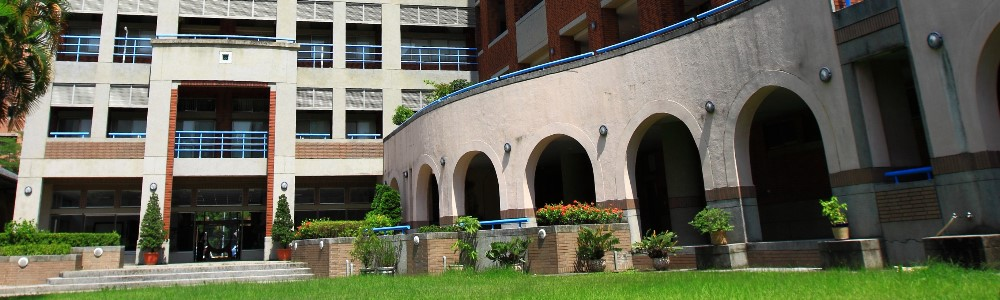
#> input picture photomosaic_complete/myapp/templates/p_01.jpg, 1000 x 300 px
$ python mosaic.py templates/p_01.jpg templates/p_01.jpg   (older library calls are emulated)
#> lines starting #> are read from the running program, lines starting #| are printed output that depends on the picture
import sys
import os
from PIL import Image, ImageOps
from multiprocessing import Process, Queue, cpu_count

Image.MAX_IMAGE_PIXELS = None
# Change these 3 config parameters to suit your needs...
TILE_SIZE      = 50		# height/width of mosaic tiles in pixels
TILE_MATCH_RES = 5		# tile matching resolution (higher values give better fit but require more processing)
ENLARGEMENT    = 8		# the mosaic image will be this many times wider and taller than the original

TILE_BLOCK_SIZE = TILE_SIZE / max(min(TILE_MATCH_RES, TILE_SIZE), 1)
WORKER_COUNT = max(cpu_count() - 1, 1)
OUT_FILE = 'static/images/mosaic.jpeg'
EOQ_VALUE = None

class TileProcessor:
	def __init__(self, tiles_directory):
		self.tiles_directory = tiles_directory

	# [19 lines left out: function __process_tile, not called in this run]

	def get_tiles(self):
		large_tiles = []
		small_tiles = []

		print('Reading tiles from {}...'.format(self.tiles_directory))

		# search the tiles directory recursively
		for root, subFolders, files in os.walk(self.tiles_directory):
			for tile_name in files:
				print('Reading {:40.40}'.format(tile_name), flush=True, end='\r')
				tile_path = os.path.join(root, tile_name)
				large_tile, small_tile = self.__process_tile(tile_path)
				if large_tile:
					large_tiles.append(large_tile)
					small_tiles.append(small_tile)


		print('Processed {} tiles.'.format(len(large_tiles)))

		return (large_tiles, small_tiles)

class TargetImage:
	def __init__(self, image_path):
		self.image_path = image_path

	def get_data(self):
		print('Processing main image...')
		img = Image.open(self.image_path)
#> img is the input picture: PIL image 1000x300 RGB; mean R, G, B 101.4, 103.2, 86.5
		w = img.size[0] * ENLARGEMENT
#> w = 8000
		h = img.size[1]	* ENLARGEMENT
#> h = 2400
		large_img = img.resize((w, h), Image.ANTIALIAS)
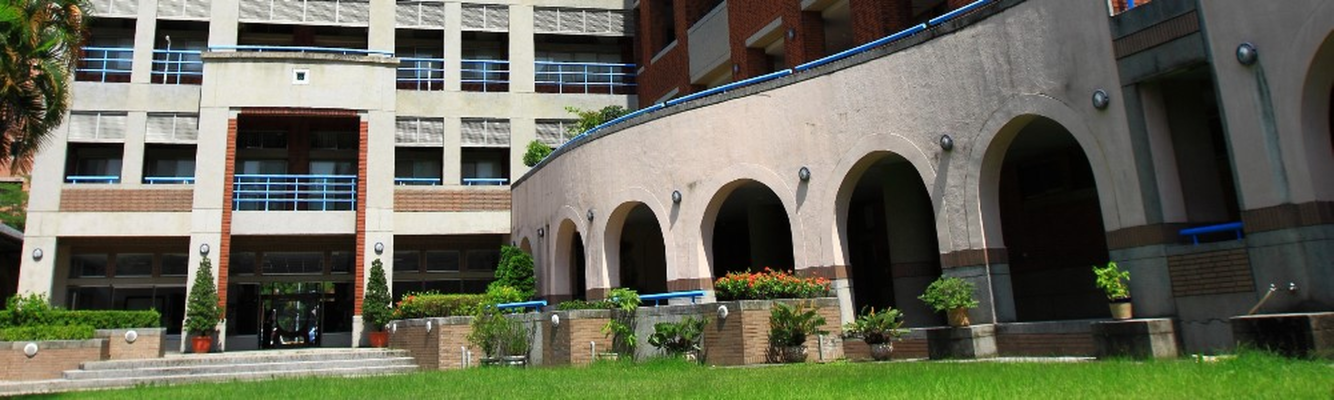
#> large_img: PIL image 8000x2400 RGB (shown at 1/6 size); mean R, G, B 101.4, 103.2, 86.5
		w_diff = (w % TILE_SIZE)/2
#> w_diff = 0
		h_diff = (h % TILE_SIZE)/2
#> h_diff = 0

		# if necessary, crop the image slightly so we use a whole number of tiles horizontally and vertically
		if w_diff or h_diff:
			large_img = large_img.crop((w_diff, h_diff, w - w_diff, h - h_diff))

		small_img = large_img.resize((int(w/TILE_BLOCK_SIZE), int(h/TILE_BLOCK_SIZE)), Image.ANTIALIAS)
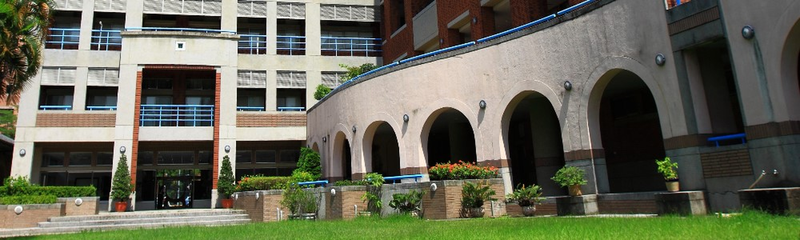
#> small_img: PIL image 800x240 RGB; mean R, G, B 101.4, 103.2, 86.5

		image_data = (large_img.convert('RGB'), small_img.convert('RGB'))

		print('Main image processed.')

		return image_data

class TileFitter:
	def __init__(self, tiles_data):
		self.tiles_data = tiles_data

	# [41 lines left out: functions __get_tile_diff, get_best_fit_tile, fit_tiles, not called in this run]

class ProgressCounter:
	def __init__(self, total):
		self.total = total
		self.counter = 0

	def update(self):
		self.counter += 1
		print("Progress: {:04.1f}%".format(100 * self.counter / self.total), flush=True, end='\r')

class MosaicImage:
	def __init__(self, original_img):
		self.image = Image.new(original_img.mode, original_img.size)
#> self.image: PIL image 8000x2400 RGB; every value is 0
		self.x_tile_count = int(original_img.size[0] / TILE_SIZE)
#> self.x_tile_count = 160
		self.y_tile_count = int(original_img.size[1] / TILE_SIZE)
#> self.y_tile_count = 48
		self.total_tiles  = self.x_tile_count * self.y_tile_count
#> self.total_tiles = 7680

	# [4 lines left out: function add_tile, not called in this run]

	def save(self, path):
		self.image.save(path)

# [21 lines left out: function build_mosaic, not called in this run]

def compose(original_img, tiles):
	print('Building mosaic, press Ctrl-C to abort...')
	original_img_large, original_img_small = original_img
	tiles_large, tiles_small = tiles

	mosaic = MosaicImage(original_img_large)

	all_tile_data_large = [list(tile.getdata()) for tile in tiles_large]
	all_tile_data_small = [list(tile.getdata()) for tile in tiles_small]

#> (the run stopped early here; a loop or call above may not have finished)
